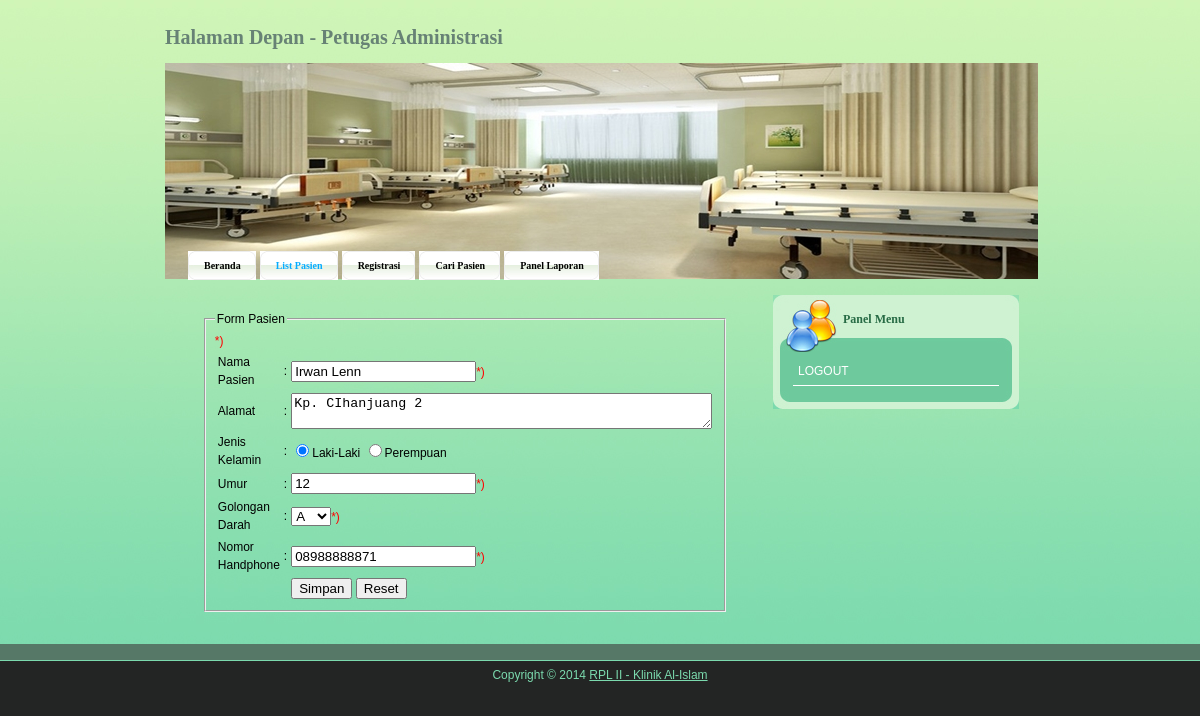
Page /admin_edit.php?id=PAS001 on the committed database.
### tables this page shows
CREATE TABLE IF NOT EXISTS `pasien` (
  `pasien_id` char(6) NOT NULL,
  `pasien_nama` varchar(20) NOT NULL,
  `pasien_alamat` varchar(30) NOT NULL,
  `pasien_jk` char(1) NOT NULL,
  `pasien_umur` char(2) NOT NULL,
  `pasien_goldar` char(2) NOT NULL,
  `pasien_nohp` char(12) DEFAULT NULL,
  PRIMARY KEY (`pasien_id`)
);

### admin_edit.php (the view, shortened to what this page needs)
<?php
include 'includes/koneksi.php';
if (isset($_GET['id'])) {
    $query = $dbh->query("SELECT * FROM pasien WHERE pasien_id = '$_GET[id]'");
    $data  = $query->fetch(PDO::FETCH_ASSOC);
} else {
    echo "ID tidak tersedia!
<a href='admin_pasien.php'>Kembali</a>";
    exit();
}
?>
<!DOCTYPE html PUBLIC "-//W3C//DTD XHTML 1.0 Transitional//EN" "http://www.w3.org/TR/xhtml1/DTD/xhtml1-transitional.dtd">
<html xmlns="http://www.w3.org/1999/xhtml">
		<head>
		<link href="adsi.css" rel="stylesheet" type="text/css" />
		</head>
<body>
	<div id="templatemo_top_bg">
   	  <div class="templatemo_container">
        	<div id="templatemo_header">
            	<div id="templatemo_logo">
	            	Halaman Depan - Petugas Administrasi
                </div>
                <div id="templatemo_header_bottom">
                	<div id="templatemo_menu">
                    	<ul>
                        	<li><a href="admin_beranda.php"><b>Beranda</b></a></li>
                            <li class="current"><a href="admin_pasien.php"><b>List Pasien</b></a></li>
                            <li><a href="admin_registrasi.php"><b>Registrasi</b></a></li>
                            <li><a href="admin_cari.php"><b>Cari Pasien</b></a></li>
                            <li><a href="admin_laporan.php"><b>Panel Laporan</b></a></li>
                        </ul>
                    </div>
                </div>
            </div>
            <div id="templatemo_content">
            	<div id="templatemo_content_left">
                	<div class="templatemo_post">
						<fieldset style="width : 65%; margin: auto;">
								<legend>Form Pasien</legend>
								 <table border="0">
									<tr><form method="post" action="admin_update.php"><input type="hidden" name="id" value="<?php echo $data['pasien_id']; ?>" />
										<td>Nama Pasien</td><td>:</td><td><input type="text" maxlength="25" name="pasien_nama" placeholder="Nama Pasien" required value="<?php echo $data['pasien_nama']; ?>"/><font color="red">*)</font></td>
									</tr><tr>
										<td>Alamat</td><td>:</td><td><textarea name="pasien_alamat" cols="50" required><?php echo $data['pasien_alamat']; ?></textarea></td>
									</tr><tr>
										<td>Jenis Kelamin</td><td>:</td><td><?php if ($data['pasien_jk'] === "l") : ?>
														<input type="radio" name="pasien_jk" value="l" id="laki-laki" checked /><label for="laki-laki">Laki-Laki</label>
														<input type="radio" name="pasien_jk" value="p" id="perempuan" /><label for="perempuan">Perempuan</label>
														<?php else : ?>
														<input type="radio" name="pasien_jk" value="l" id="laki-laki" /><label for="laki-laki">Laki-Laki</label>
														<input type="radio" name="pasien_jk" value="p" id="perempuan" checked /><label for="perempuan">Perempuan</label>
														<?php endif; ?></td>
									</tr><tr>
										<td>Umur</td><td>:</td><td><input type="text" maxlength="12" name="pasien_umur" placeholder="contoh : 23" required value="<?php echo $data['pasien_umur']; ?>"/><font color="red">*)</font></td>
									</tr><tr>
										<td>Golongan Darah</td><td>:</td><td><select name="pasien_goldar">
																	<option value="A">A</option>
																</select><font color="red">*)</font></td><font color="red">*)</font></td>
									</tr><tr>
										<td>Nomor Handphone</td><td>:</td><td><input type="text" maxlength="12" name="pasien_nohp" placeholder="081xxxxxxxxx" required value="<?php echo $data['pasien_nohp']; ?>"/><font color="red">*)</font></td>
									</tr>
									<tr>
										<td></td><td></td>
										<td>
										<input type="submit" value="Simpan">
										<input type="reset" value="Reset" onclick="return confirm('Hapus data yang telah diinput?')"></td>
									</tr></form>
								</table>
							</fieldset>
                    </div>
              </div>
              <div id="templatemo_content_right">
                    <div class="templatemo_section">
                    	<div class="templatemo_section_2_top">
                        Panel Menu
                        </div>
                        <div class="templatemo_section_2_mid">
                        <ul>
                        	<li><a href="index.php">LOGOUT</a> </li>
						</ul>
                        </div>
                        <div class="templatemo_section_2_bottom">
                        </div>
                    </div>
                </div>
                <div class="cleaner_with_height"></div>
        </div>
        <div class="cleaner_with_height"></div>
   	  </div>
    </div>
    <div id="templatemo_bottom_bg">
    	<div class="templatemo_container">
        	<div id="templatemo_bottom_panel">
			</div>
            <div class="cleaner_with_height"></div>
        </div>
    </div>
    <?php include 'includes/footer.php'; ?>
</body>
</html>

### adsi.css (style rules this page uses)
html { background: #232524; }
body { margin: 0; padding:0; font-family: Arial, Helvetica, sans-serif; font-size: 12px; line-height: 1.5em; width: 100%; display: table; }
a:link, a:visited { color: #006699; text-decoration: underline; }
.templatemo_container { width: 900px; margin: auto; }
#templatemo_bottom_bg { width: 100%; background: #567867; border-bottom: 1px solid #7bdaae; }
#templatemo_top_bg { width: 100%; background: #7bdaae url(images/templatemo_bg.jpg) repeat-x; }
#templatemo_header { width: 100%; height: 280px; }
#templatemo_logo { float: left; width: 600px; height: 20px; font-family: Tahoma; font-size: 20px; font-weight: bold; color: #678275; margin: 28px 0 0 15px; padding: 0; }
#templatemo_header_bottom { float: left; width: 873px; height: 216px; background: url(images/templatemo_header.jpg) no-repeat; margin: 15px 0 0 15px; }
#templatemo_menu { width: 465px; height: 29px; margin: 170px 0 0 23px; padding: 0; }
#templatemo_menu ul { list-style: none; display: inline; }
#templatemo_menu li a { float: left; display: block; color: #000; background: url(images/templatemo_menu_left.jpg) no-repeat; text-decoration: none; font-family: Tahoma; font-size: 10px; margin: 0 4px 0 0; padding: 0; height: 29px; line-height: 29px; text-align: center; cursor: pointer; }
#templatemo_menu li a b { float: left; display: block; margin: 0 0 0 6px; padding: 0 15px 0 10px; background: url(images/templatemo_menu_right.jpg) right top no-repeat; color: #000; }
#templatemo_menu li.current a, #templatemo_menu li a:hover, #templatemo_menu li.current a b, #templatemo_menu li a:hover b { color: #05acff; }
#templatemo_content { margin: 15px; padding: 0; }
#templatemo_content_left { float: left; width: 600px; }
#templatemo_content_left .templatemo_post { margin: 15px; padding: 0; }
#templatemo_content_right { float: right; width: 250px; margin: 0 12px 0 0 ; padding: 0; }
.templatemo_section { margin: 0 0 15px 0; padding: 0; }
.templatemo_section_2_top { width: 176px; height: 42px; font-family: Tahoma; font-weight: bold; font-size: 12px; color: #276b45; background: url(images/templatemo_section_2_top_bg.jpg) no-repeat; margin: 0; padding: 15px 0 0 70px; }
.templatemo_section_2_mid { width: 246px; background: url(images/templatemo_section_2_mid_bg.jpg) repeat-y; margin: 0; padding: 5px 0; }
.templatemo_section_2_bottom { width: 246px; height: 18px; background: url(images/templatemo_section_2_bottom_bg.jpg) no-repeat; }
.templatemo_section_2_mid ul { list-style: none; margin: 0 20px; padding: 0; }
.templatemo_section_2_mid li { border-bottom: 1px solid #fff; margin: 0; padding: 5px; }
.templatemo_section_2_mid li a { color: #fff; text-decoration: none; }
#templatemo_bottom_panel { width: 100%; margin: 0; padding: 15px 0 0 0; }
.cleaner_with_height { clear: both; height: 1px; }

### rows in the picture
pasien: pasien_nama "Irwan Lenn", pasien_alamat "Kp. CIhanjuang 2", pasien_umur "12", pasien_nohp "08988888871"
